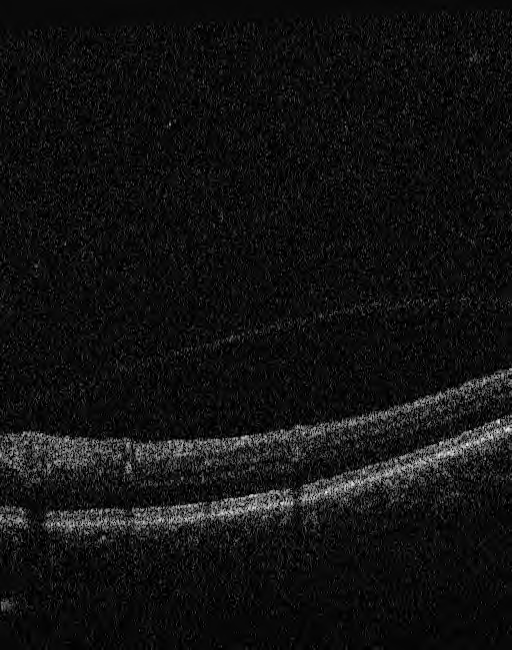
#> input picture central_scan_task/data_files/OCT_4_sample_folders/2675931_21017_0_0/image4814_1.png, 512 x 650 px; its folder holds only this picture in this run
$ python main_methods.py   (older library calls are emulated)
#> lines starting #> are read from the running program, lines starting #| are printed output that depends on the picture
### central_scan_task/code_files/test.py
import matplotlib.pyplot as plt
import cv2
import numpy as np
import glob
import argparse


def read_n_convert2gray(path, gb=True):

#> called with gb = False
    global paths
    # read the img
    img = cv2.imread(path)
#> img is the input picture: shape (650, 512, 3); min 0, max 246, mean 17.7
    print(img.shape)
#| (650, 512, 3)

    # copy the img (recall best practice)
    img_copy = np.copy(img)

    # ColorSpace tranform
    img = cv2.cvtColor(img_copy, cv2.COLOR_RGB2GRAY)
#> img: shape (650, 512)
    # plt.imsave(f'../out_files/{paths[0].split("/")[-1]}_original.png', img, cmap='gray')

    print(img.shape)
#| (650, 512)

    if(gb == True):
        # GaussianBlur
        # img = cv2.GaussianBlur(img, (3,3), 0) #1st param is a gray_scale_img, (kernel_size), 3rd param if set to 0

        # Median Filter
        img = cv2.medianBlur(img, 3)

        # GaussianBlur
        img = cv2.GaussianBlur(img, (3,3), 0) #1st param is a gray_scale_img, (kernel_size), 3rd param if set to 0

        # means automatically finds the std. dev.
        # plt.imsave(f'../out_files/{paths[0].split("/")[-1]}_medianBlur->gb_(3,3).png', img, cmap='gray')

    return img


# [13 lines left out: function perform_Canny_Edge_Detection_and_plot, not called in this run]


# [5 lines of commented-out code are left out]

### central_scan_task/code_files/wiener.py
import os
import numpy as np
from numpy.fft import fft2, ifft2
from scipy.signal import gaussian, convolve2d
import matplotlib.pyplot as plt
import glob
import cv2

# [20 lines left out: functions blur, add_gaussian_noise, not called in this run]

def wiener_filter(img, kernel, K):
    kernel /= np.sum(kernel)
    dummy = np.copy(img)
    dummy = fft2(dummy)
    kernel = fft2(kernel, s = img.shape)
    kernel = np.conj(kernel) / (np.abs(kernel) ** 2 + K)
    dummy = dummy * kernel
    dummy = np.abs(ifft2(dummy))
    return dummy


def gaussian_kernel(kernel_size = 3):
    h = gaussian(kernel_size, kernel_size / 3).reshape(kernel_size, 1)
    h = np.dot(h, h.transpose())
    h /= np.sum(h)
    return h

# [13 lines left out: function read_n_convert2gray, not called in this run]

def wiener_driver(img, plot=True):
    print(img.shape)

    # blurred_img = blur(img, mode = 'motion', kernel_size = 3)

    # noisy_img = add_gaussian_noise(blurred_img, sigma = 20)

    kernel = gaussian_kernel(3)

    filtered_img = wiener_filter(img, kernel, K = 30)


    display = [img,filtered_img]
    label = ['Original Image', 'Wiener Filter applied']

    if plot == True:
        fig = plt.figure(figsize=(6, 6))

        for i in range(len(display)):
            fig.add_subplot(1, 2, i+1)
            plt.imshow(display[i], cmap = 'gray')
            plt.title(label[i])

            plt.show()

    return filtered_img

### central_scan_task/code_files/aniso_diff.py
import numpy as np
import warnings
import cv2
import glob
import matplotlib.pyplot as plt

def anisodiff(img,niter=1,kappa=32,gamma=0.1,step=(1.,1.),option=1,ploton=False):
    """
    Anisotropic diffusion.
    """

    # ...you could always diffuse each color channel independently if you
    # really want
    if img.ndim == 3:
        warnings.warn("Only grayscale images allowed, converting to 2D matrix")
        img = img.mean(2)

    # initialize output array
    img = img.astype('float64')
    imgout = img.copy()

    # initialize some internal variables
    deltaS = np.zeros_like(imgout)
    deltaE = deltaS.copy()
    NS = deltaS.copy()
    EW = deltaS.copy()
    gS = np.ones_like(imgout)
    gE = gS.copy()

    # create the plot figure, if requested
    if ploton:
        import pylab as pl
        from time import sleep

        fig = pl.figure(figsize=(20,5.5),num="Anisotropic diffusion")
        ax1,ax2 = fig.add_subplot(1,2,1),fig.add_subplot(1,2,2)

        ax1.imshow(img,interpolation='nearest')
        ih = ax2.imshow(imgout,interpolation='nearest',animated=True)
        ax1.set_title("Original image")
        ax2.set_title("Iteration 0")

        fig.canvas.draw()

    for ii in range(niter):

        # calculate the diffs
        deltaS[:-1,: ] = np.diff(imgout,axis=0)
        deltaE[: ,:-1] = np.diff(imgout,axis=1)

        # conduction gradients (only need to compute one per dim!)
        if option == 1:
            gS = np.exp(-(deltaS/kappa)**2.)/step[0]
            gE = np.exp(-(deltaE/kappa)**2.)/step[1]
        elif option == 2:
            gS = 1./(1.+(deltaS/kappa)**2.)/step[0]
            gE = 1./(1.+(deltaE/kappa)**2.)/step[1]

        # update matrices
        E = gE*deltaE
        S = gS*deltaS

        # subtract a copy that has been shifted 'North/West' by one
        # pixel. don't as questions. just do it. trust me.
        NS[:] = S
        EW[:] = E
        NS[1:,:] -= S[:-1,:]
        EW[:,1:] -= E[:,:-1]

        # update the image
        temp_img = gamma*(NS+EW)
        imgout += gamma*(NS+EW)

        if ploton:
            iterstring = "Iteration %i" %(ii+1)
            print('Line_127')
            ih.set_data(imgout)
            ax2.set_title(iterstring)
            fig.canvas.draw()
            # sleep(0.01)

    return imgout

# [13 lines left out: function read_n_convert2gray, not called in this run]

def aniso_driver(gray_img, plot=False):
    # paths = glob.glob('/Users/prateek/Desktop/Segmetation_github/Segmentation-Project/central_scan_task/data_files/OCT_4_sample_folders/2675931_21017_0_0/*.png')

    for i in range(1):
        # gray_img = read_n_convert2gray(paths[i], gb=False)

        if plot == True:
            plt.imshow(gray_img, cmap='gray')
            plt.show()

        print(gray_img.shape)
        imgout = anisodiff(gray_img, niter = 1, ploton=False)

        if plot == True:
            plt.imshow(gray_img, cmap='gray')
            plt.show()

    return imgout

### central_scan_task/code_files/curve_fitting.py
import numpy as np
from scipy.interpolate import *
import matplotlib.pyplot as plt


# [6 lines left out: function plot_curves, not called in this run]


def poly_fit(x_given , y_given, pOrder, x_poly_domain):
    '''
    Functionality:
        Step 1:
            i/p: x_list, y_list, poly_order we want to fit it into
                     p = np.polyfit(x, y, pOrder)
                     which return p (a list of coefficient for the
                     polynomial of that particular order)
                     where p[0] corresponds to highest power of coefficients
                     i.e 2x**2 + 3x + 5, p[0]=2, p[1]=3 , p[2]=5
        Step 2:
            Using the poly_coeff.
        np.polyval(p, x)
    '''

    p_coeff_list= np.polyfit(x_given , y_given , pOrder)
    y_poly = np.polyval(p_coeff_list, x_poly_domain)
    return y_poly, p_coeff_list


# [4 lines left out: function general_curve_fitting, not called in this run]


def curve_fitting(x_given, y_given, x_poly_domain_lb, x_poly_domain_ub, type, plot=True, pOrder=3):
    '''
    Functionality:
        * Curve-Fitting can be used for interpolation
        * But more generally, used for approximating a set of data-points
            with some approximate function
        * e.g : Suppose we  are given data and we want to fit a specific func
            to that data ==> signal curve-fitting
    type=='poly_fit' ==> Do Polyfit
    type=='general_curve_fits' ==>


    '''
    x_given = x_given
    y_given = y_given

    # change x_poly_domain_lb, x_poly_domain_lb, in OCT-Scan case
    x_poly_domain_lb, x_poly_domain_ub = x_poly_domain_lb, x_poly_domain_ub
    x_poly_domain = np.linspace(x_poly_domain_lb, x_poly_domain_ub, 1000) # x_data for plotting the poly_fit

    y_poly, p_coeff_list = poly_fit(x_given=x_given ,
                                    y_given=y_given,
                                    pOrder=pOrder,
                                    x_poly_domain=x_poly_domain)

    if plot == True:
        plot_curves(x_given , y_given, x_poly_domain, y_domain)

    return y_poly, p_coeff_list


    # [8 lines of commented-out code are left out]

### central_scan_task/code_files/find_curvature.py
import numpy as np


def curvature(a):
    dx_dt = np.gradient(a[:, 0])
    dy_dt = np.gradient(a[:, 1])
    velocity = np.array([ [dx_dt[i], dy_dt[i]] for i in range(dx_dt.size)])

    ds_dt = np.sqrt(dx_dt * dx_dt + dy_dt * dy_dt)
    tangent = np.array([1/ds_dt] * 2).transpose() * velocity

    tangent_x = tangent[:, 0]
    tangent_y = tangent[:, 1]

    deriv_tangent_x = np.gradient(tangent_x)
    deriv_tangent_y = np.gradient(tangent_y)

    dT_dt = np.array([ [deriv_tangent_x[i], deriv_tangent_y[i]] for i in range(deriv_tangent_x.size)])

    length_dT_dt = np.sqrt(deriv_tangent_x * deriv_tangent_x + deriv_tangent_y * deriv_tangent_y)

    normal = np.array([1/length_dT_dt] * 2).transpose() * dT_dt


    d2s_dt2 = np.gradient(ds_dt)
    d2x_dt2 = np.gradient(dx_dt)
    d2y_dt2 = np.gradient(dy_dt)

    curvature = np.abs(d2x_dt2 * dy_dt - dx_dt * d2y_dt2) / (dx_dt * dx_dt + dy_dt * dy_dt)**1.5

    return curvature

### central_scan_task/code_files/main_methods.py
from wiener import wiener_driver, read_n_convert2gray
from aniso_diff import aniso_driver
import glob
import matplotlib.pyplot as plt
import numpy as np
import cv2
import statistics as stats
from test import read_n_convert2gray
from curve_fitting import curve_fitting
import json


def aprxTRL(path, idx, global_dict):
    img = read_n_convert2gray(path, gb=False)
    original_gray_img = np.copy(img)


    for i in range(11):
        filtered_img = wiener_driver(img, plot=False)
        imgout = aniso_driver(filtered_img, plot=False)
        img = imgout
#> this loop made 11 passes
#> pass 1, in wiener_filter, `dummy = np.abs(ifft2(dummy))`:
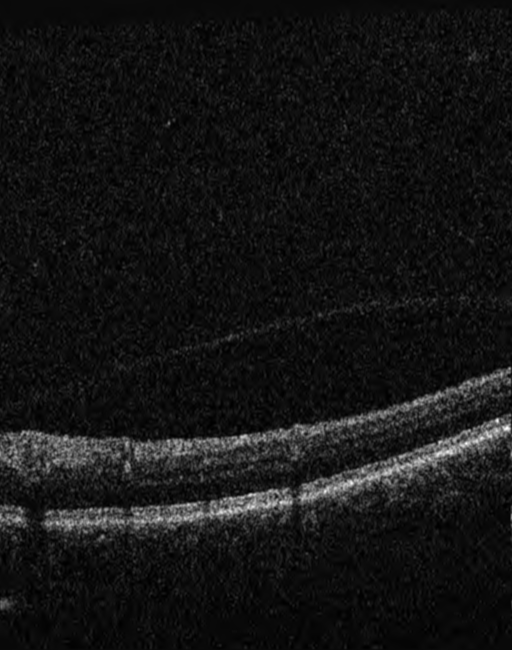
#> dummy: shape (650, 512) float64; min 4.27e-05, max 6.9, mean 0.572; drawn with min black and max white
#> pass 2, in wiener_filter (call 2), `dummy = np.abs(ifft2(dummy))`:
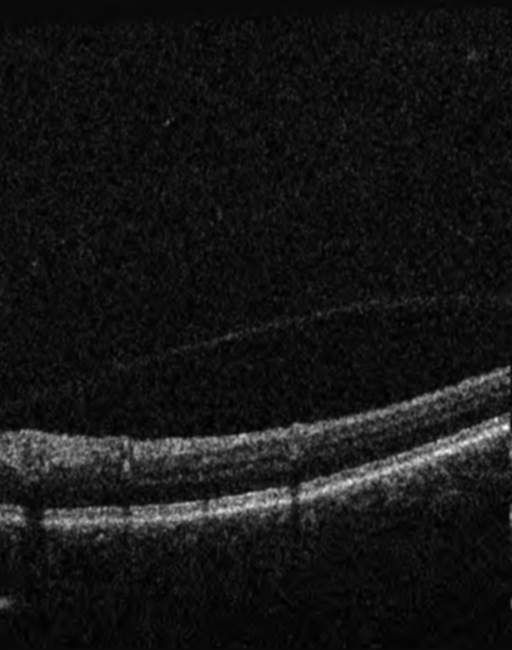
#> dummy: shape (650, 512) float64; min 0.000872, max 0.205, mean 0.0185; drawn with min black and max white
#> after the loop:
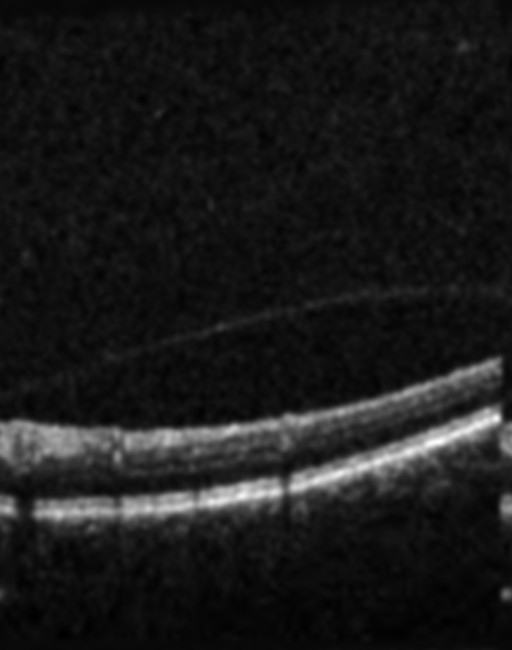
#> filtered_img: shape (650, 512) float64; min 1.45e-16, max 5.43e-15, mean 6.98e-16; drawn with min black and max white

    # ========= Apply Gaussian Kernel ===============================================================================
    def gaussian_2_remove_local_noise(img):
        '''Takes W+AD filtered_image and spits out the smooth gaussian image'''
        img = cv2.GaussianBlur(img, (11,11), 0.5) #1st param is a gray_scale_img, (kernel_size), 3rd param if set to 0
        return img
    img = gaussian_2_remove_local_noise(img)


    # ==================
    # [11 lines left out: function plot_intensity_profile_grid, not called in this run]
    # ================


    def associate_y_coords(gl_max1, gl_max2):
        y_coords1, y_coords3 = [], []

        for i in range(len(gl_max1)):
            if gl_max1[i] < gl_max2[i]:
                # associate correctly
                y_coords1.append(gl_max1[i])
                y_coords3.append(gl_max2[i])

            else:
                y_coords1.append(gl_max2[i])
                y_coords3.append(gl_max1[i])

        return y_coords1, y_coords3


    # Find min1
    def find_min1(a_scan_max1, a_scan_line):
        '''Find just before local minima'''

        rnfl_coord = a_scan_max1
        k = -1
        a_scan_max1 -= 2
        while( a_scan_max1 ):
            # go back
            if( a_scan_line[ a_scan_max1] < a_scan_line[ (a_scan_max1-1) ]):
                # 1st local_minima => stop
                return a_scan_max1
            a_scan_max1 -= 1
        return 0


    # [55 lines left out: functions find3, find3max, not called in this run]


    # ============================= Find Max, 2nd Max, Min in one A-scan ============================================
    def find2max1min(img):
        from scipy.signal import find_peaks
        # print('\n\nmax_coords', img.argmax( axis=0).shape )
        y_coords1, y_coords2, y_coords3 = [], [], []


        gl_max1, gl_max2, gl_min1 = [], [], []
        patch = img[:, :]

        # print('\n\nPatch_shape',patch.shape[0])
        for i in range(patch.shape[1]):
            # max1
            a_scan_line = patch[:, i]
            peaks = find_peaks(a_scan_line, height= 0)
            max1 = np.array(peaks[1]['peak_heights']).argsort()[-1]
            gl_max1.append(peaks[0][max1])

            # min1
            min1 = find_min1(peaks[0][max1], a_scan_line )
            gl_min1.append(min1)

            # max2
            # print('max1',peaks[0][max1])
            peaks1 = find_peaks(patch[ :min1-10, i], height= 0)
            max2 = np.array(peaks1[1]['peak_heights']).argsort()[-1]
            gl_max2.append(peaks1[0][max2] )
#> this loop made 512 passes
#> (max1, rnfl_coord in find_min1, min1, max2) on passes 1 to 3: (29, 508, 485, 26), (29, 508, 485, 26), (31, 508, 485, 28)
#> after the loop, gl_max1 = 512 values, max 513 at index 36, min 418 at index 286, mean 477.6; gl_max2 = 512 values, max 450 at index 65, min 79 at index 44, mean 400.9; gl_min1 = 512 values, max 506 at index 36, min 393 at index 499, mean 458.5

        y_coords1, y_coords3 = associate_y_coords(gl_max1, gl_max2)
#> after the loop in associate_y_coords, `for i in range(len(gl_max1)):`: y_coords1 has the same summary as gl_max2 in find2max1min; y_coords3 has the same summary as gl_max1 in find2max1min
#> y_coords1 has the same summary as gl_max2; y_coords3 has the same summary as gl_max1
        y_coords2 = gl_min1
#> y_coords2 has the same summary as gl_min1
        # print(y_coords2, '\n')
        # plot_intensity_profile_grid(patch, gl_max1, gl_max2)
        # print('Hi',len(y_coords2), len(y_coords3), len(y_coords1) )

        return y_coords1, y_coords2, y_coords3

    y_coords1, y_coords2, y_coords3 = find2max1min(img)
#> y_coords1 has the same summary as gl_max2 in find2max1min; y_coords2 has the same summary as gl_min1 in find2max1min; y_coords3 has the same summary as gl_max1 in find2max1min
    # ===========================

    def postprocess_y_coords(y_coords):
        '''Smooth out y_coords depending on avg. of last 10 y_coords
        and some threshold and finally make equal sized array and
        return'''
        first10_avg = stats.mean( y_coords[5:15])
#> first10_avg = 374

        for i in range(15, len(y_coords)-5):
            if abs(y_coords[i] - first10_avg) < 1:
                y_coords[i] = y_coords[i]
            else:
                y_coords[i] = (y_coords[i-5] + y_coords[i+5])/2
#> after the loop, y_coords = 512 values, max 450 at index 510, min 112 at index 13, mean 402.3
        return y_coords


    def plot_grid_once_and_for_all(original_gray_img, img, scatter=False,
                                    y_coords3=[],
                                    y_coords2=[],
                                    y_coords1=[],
                                    title='',
                                    plotOn=False,
                                    postprocess=True,
                                    poly_plot=False,
                                    poly_x=[],
                                    poly_y=[]):
        # define fig.
        fig = plt.figure(figsize=(6,6))
        sub_fig_list = [original_gray_img]
        sub_fig_label = [f'Original_Gray_Scaled_{idx}', f'After_k_iters_{idx}']
        # print('y_coords', len(y_coords1))

        if scatter == True:
            print('y_coords1_non-empty\n')
            y_coords1_scatter, y_coords2_scatter, y_coords3_scatter = [], [], []
            if postprocess == True:
                y_coords1 = postprocess_y_coords(y_coords1)
#> y_coords1 has the same summary as y_coords in postprocess_y_coords
            y_coords1_scatter = list(y_coords1)
#> y_coords1_scatter has the same summary as y_coords in postprocess_y_coords
            x_coords1_scatter = list(range(img.shape[1]))
            plt.scatter(x=list(range(len(y_coords1_scatter)))[100:400] , y=y_coords1_scatter[100:400], c='cyan', s=0.1)
            sub_fig_list.append(fig)


            print('y_coords3_non-empty\n')
            if postprocess == True:
                y_coords3 = postprocess_y_coords(y_coords3)
#> y_coords3 = 512 values, max 511.8 at index 77, min 418.9 at index 495, mean 478.4
            y_coords3_scatter = list(y_coords3)
#> y_coords3_scatter has the same summary as y_coords3
            x_coords3_scatter = list(range(img.shape[1]))
            # plt.scatter(x=list(range(len(y_coords3_scatter)))[100:400] , y=y_coords3_scatter[100:400], c='r', s=0.1)


            print('y_coords2_non-empty\n')
            if postprocess == True:
                y_coords2 = postprocess_y_coords(y_coords2)
#> y_coords2 = 512 values, max 502 at index 85, min 396 at index 494, mean 459.4
            y_coords2_scatter = list(y_coords2)
#> y_coords2_scatter has the same summary as y_coords2
            x_coords2_scatter = list(range(img.shape[1]))
            # plt.scatter(x=list(range(len(y_coords2_scatter)))[100:400] , y=y_coords2_scatter[100:400], c='yellow', s=0.1)


            if plotOn == True:
                implot = plt.imshow(img, cmap='gray')
                plt.title(title)

                if poly_plot == True:
                    plt.plot(poly_x, poly_y, color='red')

                plt.show()
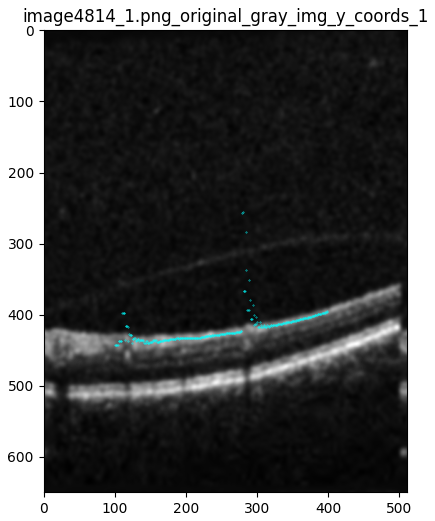
#> figure drawn by matplotlib, 1 panel


        else:
            for i in range(len(sub_fig_list)):

                fig.add_subplot( 1, 2 , i+1)
                plt.imshow(sub_fig_list[i], cmap='gray')
                plt.title(sub_fig_label[i])
                plt.show()


        return y_coords1_scatter, y_coords2_scatter, y_coords3_scatter

    # print("y_coords1_original_gray_img_find2max1min: ",y_coords1[150:400])
    y_coords1_scatter, y_coords2_scatter, y_coords3_scatter = plot_grid_once_and_for_all(  original_gray_img,  img,  scatter=True,
                                y_coords3=y_coords3,
                                y_coords2=y_coords2,
                                y_coords1=y_coords1,
                                title=f"{path.split('/')[-1]}_original_gray_img_y_coords_1",
                                plotOn=True )
#> y_coords1_scatter has the same summary as y_coords in postprocess_y_coords; y_coords2_scatter has the same summary as y_coords2 in plot_grid_once_and_for_all; y_coords3_scatter has the same summary as y_coords3 in plot_grid_once_and_for_all

    # plot_grid_once_and_for_all(  original_gray_img,  img,  scatter=False,
    #                             y_coords3=y_coords3, y_coords2=y_coords2, y_coords1=y_coords1 )


    # Find Canny Edge Maps which results in edge-pixels
    # [15 lines left out: function perform_Canny_Edge_Detection_and_plot, not called in this run]
    # [8 lines of commented-out code are left out]

    inp_edge_map = img
    sobelY = cv2.Sobel(inp_edge_map, cv2.CV_64F, 0, 1)
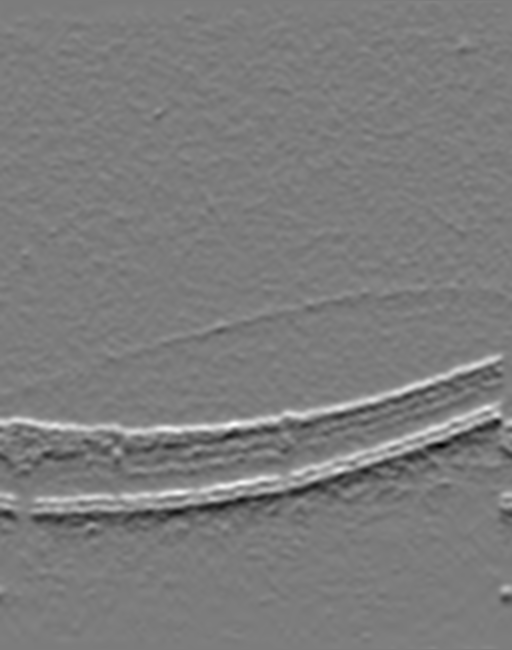
#> sobelY: shape (650, 512) float64; min -4.42e-15, max 4.61e-15, mean -1.96e-19; drawn with min black and max white
    # print('sobelY_max_min', np.amax(sobelY), np.amin(sobelY) )

    # Using +ve grads only construct edges
    # print(inp_edge_map.shape, sobelY.shape)
    for j in range(inp_edge_map.shape[0]):
        for i in range(inp_edge_map.shape[1]):
            sobelY[j,i] = max(0, sobelY[j,i])
#> (the rest of the program and of its run is left out)
